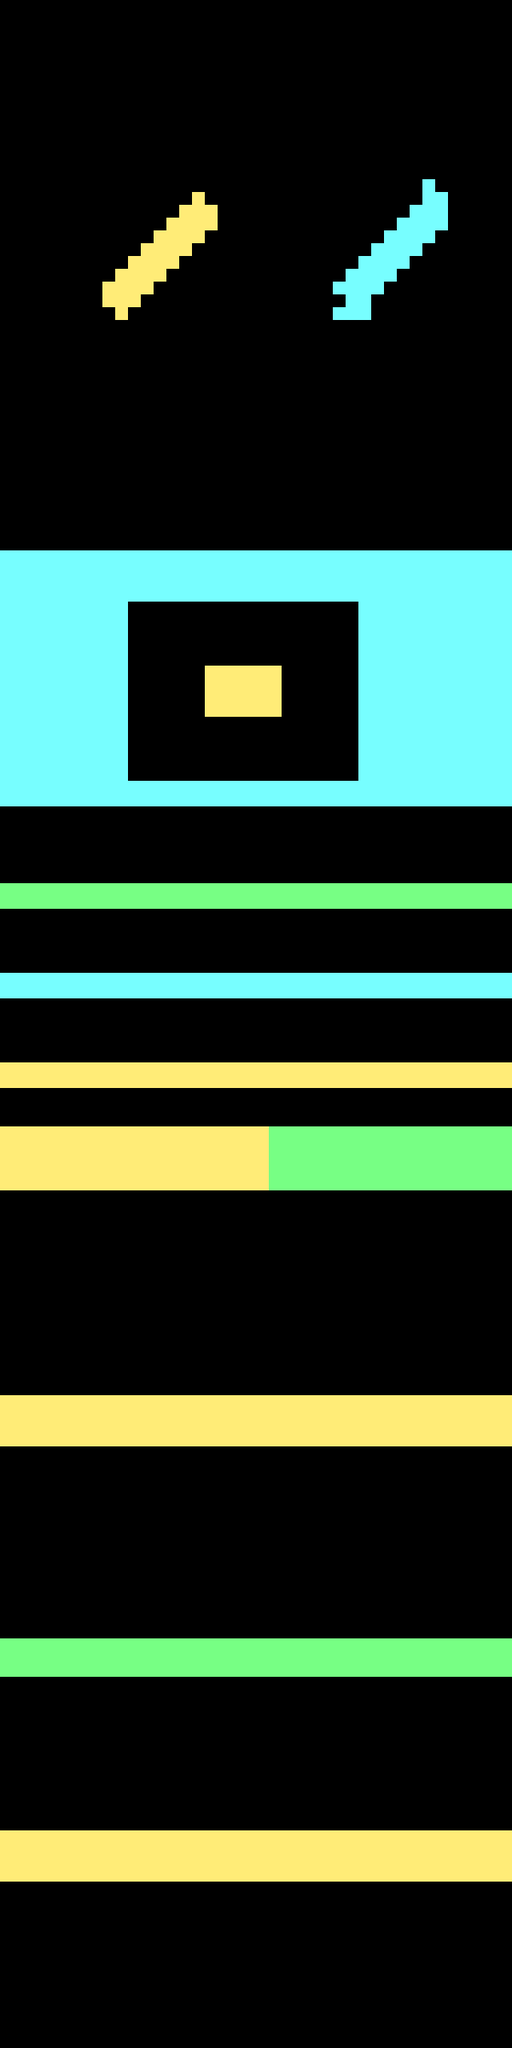

This game map was drawn from its Tiled (.tmx) file and the tilesets committed beside it. A one-line description and the trimmed map source follow:
An orthogonal 40x160 tile map with 16x16 px tiles, 1 tile layer (green) and 2 objects.

<map version="1.0" orientation="orthogonal" renderorder="right-up" width="40" height="160" tilewidth="16" tileheight="16" nextobjectid="13">
 <tileset firstgid="1" name="tileset" tilewidth="16" tileheight="16" tilecount="100" columns="10">
  <image source="tileset.png" width="160" height="160" />
 </tileset>
 <layer name="green" width="40" height="160">
  <data>[6400 cells, 1519 non-empty, 3 distinct tile ids]</data>
 </layer>
 <objectgroup name="enemy" offsetx="0" offsety="32">
  <object id="9" gid="4" x="496" y="1920" width="48" height="48" />
  <object id="11" gid="4" x="64" y="1920" width="48" height="48" />
 </objectgroup>
</map>